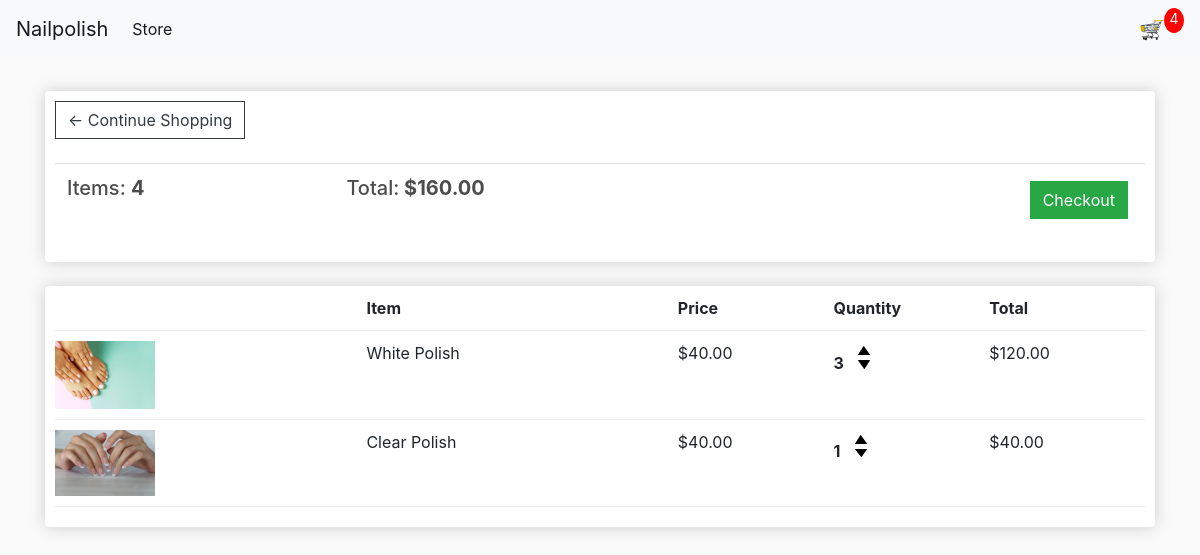
The app's page /cart/ (signed in) with its own data.
### store/models.py (models this page shows, shortened)
class Order(models.Model):
	customer = models.ForeignKey(Customer, on_delete=models.SET_NULL, null=True, blank=True)
	date_ordered = models.DateTimeField(auto_now_add=True)
	complete = models.BooleanField(default=False)
	transaction_id = models.CharField(max_length=100, null=True)
	@property
	def get_cart_total(self):
		orderitems = self.orderitem_set.all()
		total = sum([item.get_total for item in orderitems])
		return total
	@property
	def get_cart_items(self):
		orderitems = self.orderitem_set.all()
		total = sum([item.quantity for item in orderitems])
		return total

class OrderItem(models.Model):
	product = models.ForeignKey(Product, on_delete=models.SET_NULL, null=True)
	order = models.ForeignKey(Order, on_delete=models.SET_NULL, null=True)
	quantity = models.IntegerField(default=0, null=True, blank=True)
	date_added = models.DateTimeField(auto_now_add=True)
	@property
	def get_total(self):
		total = self.product.price * self.quantity
		return total

class Product(models.Model):
	name = models.CharField(max_length=200)
	price = models.DecimalField(max_digits=7, decimal_places=2)
	digital = models.BooleanField(default=False,null=True, blank=True)
	image = models.ImageField(null=True, blank=True)
	@property
	def imageURL(self):
		try:
			url = self.image.url
		except:
			url = ''
		return url

### store/views.py (the view)
# urls.py: path('cart/', views.cart, name="cart"),
def cart(request):
	data = cartData(request)
	cartItems = data['cartItems']
	order = data['order']
	items = data['items']
	context = {'items':items, 'order':order, 'cartItems':cartItems}
	return render(request, 'store/cart.html', context)

### store/utils.py (called while the page is built)
def cartData(request):
	if request.user.is_authenticated:
		customer = request.user.customer
		order, created = Order.objects.get_or_create(customer=customer, complete=False)
		items = order.orderitem_set.all()
		cartItems = order.get_cart_items
	else:
		cookieData = cookieCart(request)
		cartItems = cookieData['cartItems']
		order = cookieData['order']
		items = cookieData['items']
	return {'cartItems':cartItems ,'order':order, 'items':items}

### store/templates/store/cart.html
{% extends 'store/main.html' %}
{% load static %}
{% block content %}
	<div class="row">
		<div class="col-lg-12">
			<div class="box-element">
				<a  class="btn btn-outline-dark" href="{% url 'store' %}">&#x2190; Continue Shopping</a>
				<br>
				<br>
				<table class="table">
					<tr>
						<th><h5>Items: <strong>{{order.get_cart_items}}</strong></h5></th>
						<th><h5>Total:<strong> ${{order.get_cart_total|floatformat:2}}</strong></h5></th>
						<th>
							<a  style="float:right; margin:5px;" class="btn btn-success" href="{% url 'checkout' %}">Checkout</a>
						</th>
					</tr>
				</table>
			</div>
			<br>
			<div class="box-element">
				<div class="cart-row">
					<div style="flex:2"></div>
					<div style="flex:2"><strong>Item</strong></div>
					<div style="flex:1"><strong>Price</strong></div>
					<div style="flex:1"><strong>Quantity</strong></div>
					<div style="flex:1"><strong>Total</strong></div>
				</div>
				{% for item in items %}
				<div class="cart-row">
					<div style="flex:2"><img class="row-image" src="{{item.product.imageURL}}"></div>
					<div style="flex:2"><p>{{item.product.name}}</p></div>
					<div style="flex:1"><p>${{item.product.price|floatformat:2}}</p></div>
					<div style="flex:1">
						<p class="quantity">{{item.quantity}}</p>
						<div class="quantity">
							<img data-product="{{item.product.id}}" data-action="add" class="chg-quantity update-cart" src="{% static  'images/3+arrow-up.png' %}">
							<img data-product="{{item.product.id}}" data-action="remove" class="chg-quantity update-cart" src="{% static  'images/2+arrow-down.png' %}">
						</div>
					</div>
					<div style="flex:1"><p>${{item.get_total|floatformat:2}}</p></div>
				</div>
				{% endfor %}
			</div>
		</div>
	</div>
{% endblock content %}

### static/css/main.css (style rules this page uses)
body { background-color: hsl(0, 0%, 98%); }
h1,h2,h3,h4,h5,h6 { color:hsl(0, 0%, 30%); }
.box-element { box-shadow:hsl(0, 0%, 80%) 0 0 16px; background-color: #fff; border-radius: 4px; padding: 10px; }
.col-lg-4, .col-lg-6, .col-lg-8, .col-lg-12 { margin-top: 10px; }
.btn { border-radius: 0; }
.row-image { width: 100px; }
.cart-row { display: flex; align-items: flex-stretch; padding-bottom: 10px; margin-bottom: 10px; border-bottom: 1px solid #ececec; }
.quantity { display: inline-block; font-weight: 700; padding-right:10px; }
.chg-quantity { width: 12px; cursor: pointer; display: block; margin-top: 5px; transition:.1s; }

### records on screen
Order: get_cart_items "4", get_cart_total "160.00"
OrderItem: product.imageURL (picture), product.name "White Polish", product.price "40.00", quantity "3", get_total "120.00"
OrderItem: product.imageURL (picture), product.name "Clear Polish", product.price "40.00", quantity "1", get_total "40.00"

### other values on screen
{{ cartItems }} "4"
